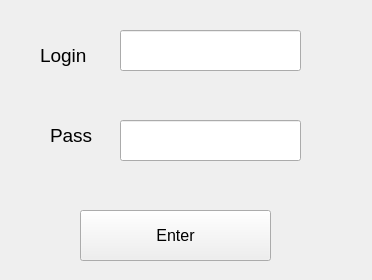
<?xml version="1.0" encoding="UTF-8"?>
<ui version="4.0">
 <class>autoriz</class>
 <widget class="QWidget" name="autoriz">
  <property name="geometry">
   <rect>
    <x>0</x>
    <y>0</y>
    <width>372</width>
    <height>280</height>
   </rect>
  </property>
  <property name="windowTitle">
   <string>autoriz</string>
  </property>
  <widget class="QPushButton" name="enter">
   <property name="geometry">
    <rect>
     <x>80</x>
     <y>210</y>
     <width>191</width>
     <height>51</height>
    </rect>
   </property>
   <property name="font">
    <font>
     <pointsize>12</pointsize>
    </font>
   </property>
   <property name="text">
    <string>Enter</string>
   </property>
  </widget>
  <widget class="QLabel" name="label">
   <property name="geometry">
    <rect>
     <x>40</x>
     <y>40</y>
     <width>71</width>
     <height>31</height>
    </rect>
   </property>
   <property name="font">
    <font>
     <pointsize>14</pointsize>
    </font>
   </property>
   <property name="text">
    <string>Login</string>
   </property>
  </widget>
  <widget class="QLineEdit" name="pass_le">
   <property name="geometry">
    <rect>
     <x>120</x>
     <y>120</y>
     <width>181</width>
     <height>41</height>
    </rect>
   </property>
  </widget>
  <widget class="QLineEdit" name="login_le">
   <property name="geometry">
    <rect>
     <x>120</x>
     <y>30</y>
     <width>181</width>
     <height>41</height>
    </rect>
   </property>
  </widget>
  <widget class="QLabel" name="label_3">
   <property name="geometry">
    <rect>
     <x>50</x>
     <y>120</y>
     <width>71</width>
     <height>31</height>
    </rect>
   </property>
   <property name="font">
    <font>
     <pointsize>14</pointsize>
    </font>
   </property>
   <property name="frameShape">
    <enum>QFrame::NoFrame</enum>
   </property>
   <property name="text">
    <string>Pass</string>
   </property>
  </widget>
 </widget>
 <resources/>
 <connections/>
</ui>
